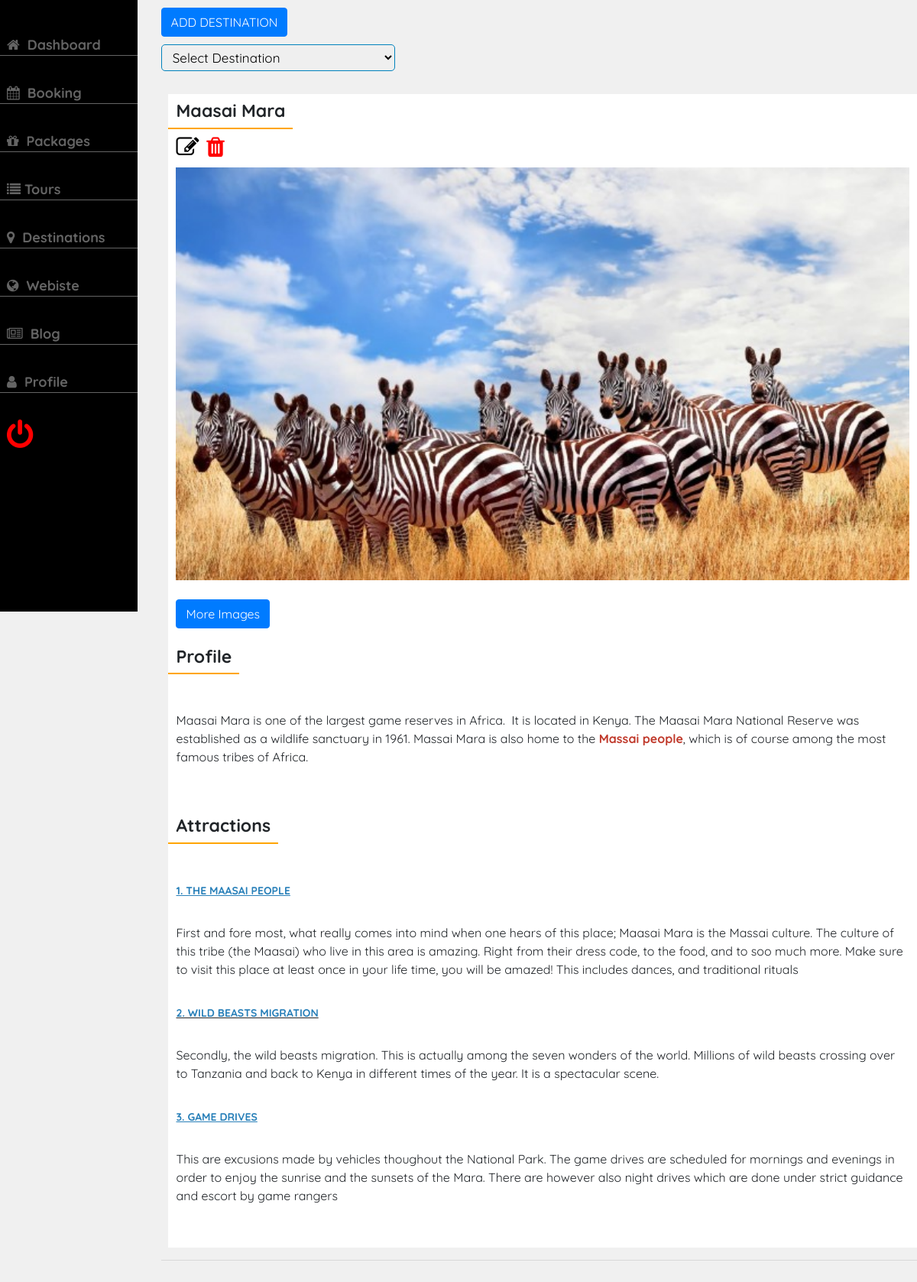
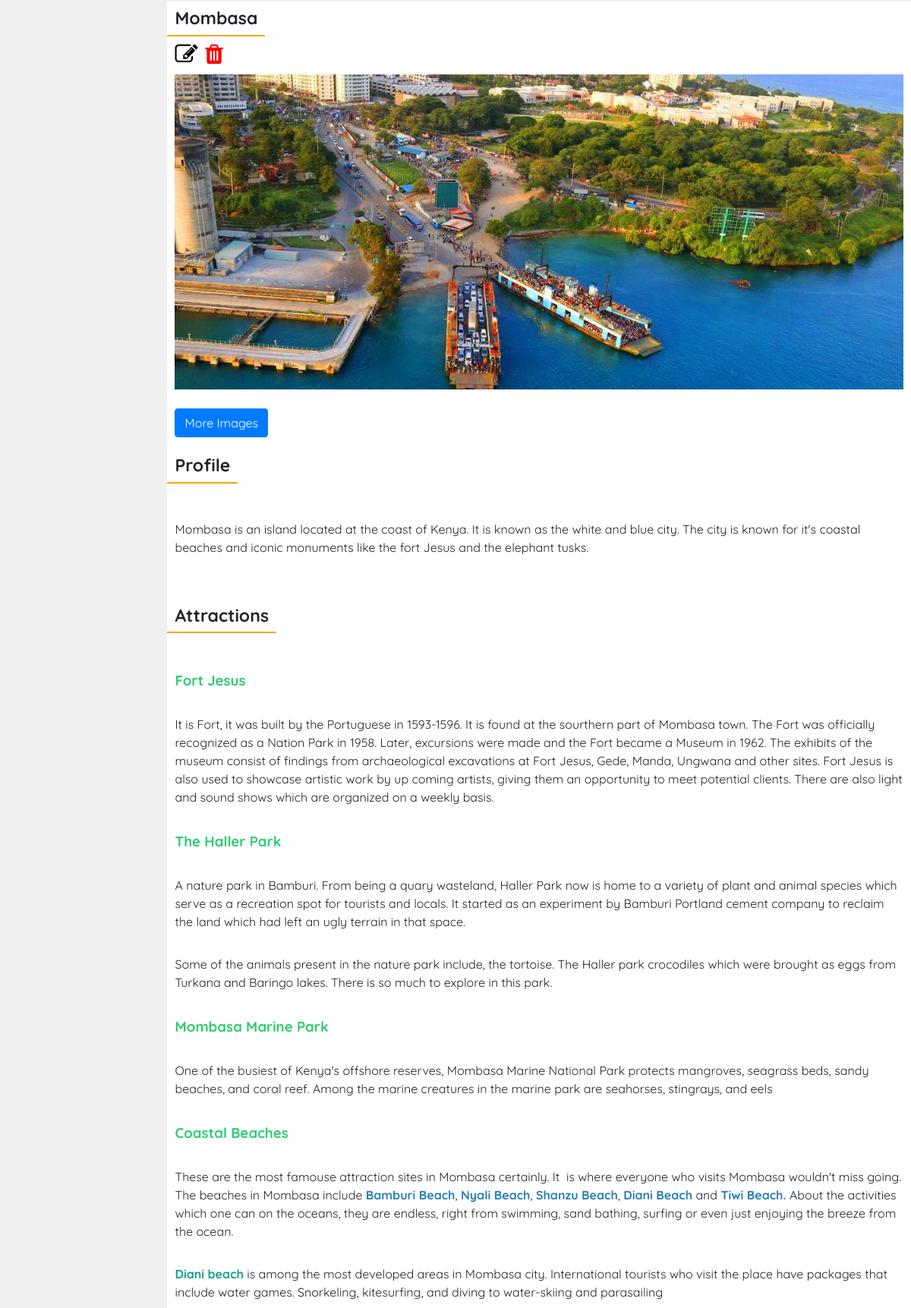
The page /mPanel/destination.php (signed in, upper part) on the database its author committed (2 pictures, top to bottom).
### tables this page shows
CREATE TABLE `destination_images` (
  `img_id` int(255) NOT NULL,
  `desti_id` int(255) NOT NULL,
  `image_name` varchar(255) NOT NULL,
  `image_createtime` datetime NOT NULL
);

CREATE TABLE `destinations` (
  `destination_id` int(255) NOT NULL,
  `destination_name` varchar(150) NOT NULL,
  `destination_profile` text NOT NULL,
  `destination_attraction` text NOT NULL,
  `destination_activities` text DEFAULT NULL
);

### mPanel/destination.php (the view, shortened to what this page needs)
<!DOCTYPE html>
<html lang="en">
<head>
  <link rel="stylesheet" href="https://cdn.jsdelivr.net/npm/bootstrap@4.3.1/dist/css/bootstrap.min.css">
    <link rel="stylesheet"href="namna/namna.css?v=<?php echo time();?>">
    <link rel="stylesheet" href="https://cdnjs.cloudflare.com/ajax/libs/font-awesome/4.7.0/css/font-awesome.min.css">
</head>
<body>
<div class="nav-bar">
    <ul>
    <li><a href="home.php"><i class="fa fa-home" aria-hidden="true" aria-hidden="true"></i> Dashboard</a></li>
        <li><a href="application.php"><i class="fa fa-calendar" aria-hidden="true" ></i> Booking</a></li>
        <li><a href="package.php"><i class="fa fa-gift" aria-hidden="true" aria-hidden="true"></i> Packages</a></li>
        <li><a href="tour.php"><i class="fa fa-list" aria-hidden="true" aria-hidden="true"></i>Tours</a></li>
        <li><a href="destination.php"><i class="fa fa-map-marker" aria-hidden="true" aria-hidden="true"></i> Destinations</a></li>
        <li class="main-menu"><a href="website.php"><i class="fa fa-globe" aria-hidden="true"></i> Webiste</a></li>
        <li class="main-menu"><a href="blog.php"><i class="fa fa-newspaper-o" aria-hidden="true"></i> Blog</a></li>
        <li><a href="profile.php"><i class="fa fa-user" aria-hidden="true" aria-hidden="true"></i> Profile</a></li>
        <li><form action="log.php"><button type="submit"name="logout"style="border:0;background-color:transparent"><i class="fa fa-power-off" aria-hidden="true"style="font-size:40px;color:red;"></i></button></form></li>
    </ul>
   </div>
   <div class="panel">
   <div class="top-bar">
                <button class="btn btn-primary"id="btn-add-dest">ADD DESTINATION</button>
            </div>
<form id="frmsearchdest">
<select name="searchdest" id="searchdest"style="margin-left:3%; width:30%;">
    <option value=""selected="true" disabled>Select Destination</option>
</select>
</form>
<div class="dest-table"id="dest-table-id">
<?php
            include('connect.php');
            $selectCat="select * from destination_images inner join destinations where destinations.destination_id=destination_images.desti_id group by desti_id ";
            $result=$conn->query($selectCat);
            while($row=mysqli_fetch_assoc($result)){
                $imageURL = '../uploads/'.$row["image_name"];
                ?>
            <div class="dest-blog">
                <table>
                        <tbody>
                            <tr>
                <td><h2><?php echo $row['destination_name'];?></h2></td>
                 <td><span><i class="fa fa-edit updt btn-update-dest" aria-hidden="true" style="font-size:30px;color:black;padding-left:10px;"></i></span><span><i class="fa fa-trash del btn-delete-dest" aria-hidden="true" style="font-size:30px;color:red"></i></span></td>
                <div class="img-cls">
                <td><?php echo "<img src='$imageURL'alt='No image found!'width='100%'height='auto'style='padding:10px 10px 10px 10px;'>";?></td>
                </div>
                                <td><span><button class="btn btn-primary button-more"style="margin-left:10px;margin-bottom:15px;margin-top:15px;">More Images</button></span></td>
                <td><h2>Profile</h2></td>
                <td><p><?php echo $row['destination_profile'];?></p></td>
                <td><h2>Attractions</h2></td>
                <td><p><?php echo $row['destination_attraction'];?></p></td>
                </tr>
                        </tbody>
                    </table>
            </div>
            <hr>
            <?php
        }
        ?>
</div>
</div>
</body>
</html>

### mPanel/namna/namna.css (style rules this page uses)
* { padding: 0; margin: 0; font-family: 'Quicksand', sans-serif; }
html { scroll-behavior: smooth; }
body { background-color: rgb(240,240,240); }
li { list-style: none; }
a { text-decoration: none; }
.nav-bar { float: left; width: 15%; background-color: #000; height: 100vh; float:left; position:fixed; }
.nav-bar ul { margin-top: 10px; }
.nav-bar a { color: rgb(100,100,100); font-size: 18px; transition: 0.5s ease-in-out; font-weight:bolder; text-decoration: none; }
.nav-bar .fa { margin-right:5px; }
.nav-bar li { padding-top: 35px; padding-left: 5%; border-bottom:1px solid rgb(100, 100, 100); }
.nav-bar li:last-child { border-bottom:0; }
.panel { float: left; width: 85%; margin-top: 30px; margin-left:15%; }
button { margin-bottom: 10px; }
table { margin-left:2%; background-color: #FFFFFF; margin-left:1%; }
.top-bar { margin-left:3%; margin-top:-20px; }
.package-table, #add-package-id, #add-dest-id,.dest-table { margin-left:3%; margin-top:20px; }
.del { margin-left:10%; cursor:pointer; }
.updt { cursor:pointer; }
#btn-add-package,#btn-add-slide, #add-pack-btn, #btn-add-dest, #shown-image { display:block; }
#dest-table-id table tbody td { text-align: left; display:block; }
.dest-blog h2 { padding: 8px 10px 8px 10px; border-bottom: 2px solid orange; width:fit-content; font-size: 23px; font-weight: bold; }
.dest-blog p { padding: 8px 10px 8px 10px; }
select { width:fit-content; padding-left: 1%; font-size: 17px; border-radius: 5px; height: 35px; border:1px solid rgb(0, 130, 189); }
.dest-blog .del { margin-left: 1%; }
.dest-blog table { padding:0px 8px 8px 8px; }
.img-cls { margin-top: 30px; margin-bottom:30px; box-shadow:0 4px 8px 0 rgba(0, 0, 0, 0.2), 0 6px 20px 0 rgba(0, 0, 0, 0.19); }
#application-form form input[type=text], select, input[type=number],input[type=email], input[type=date] { width:80%; }

### rows shown on the page
destination_images: destinations.destination_name "Maasai Mara", image_name (picture), destinations.destination_profile "Maasai Mara is one of the largest game reserves in Africa. It is located in Kenya. The Maasai Mara National Reserve was established as a wildlife sanctuary in 1961. Massai Mara is also home to the Massai people , which is of course among the most famous tribes of Africa.", destinations.destination_attraction "1. THE MAASAI PEOPLE First and fore most, what really comes into mind when one hears of this place; Maasai Mara is the Massai culture. The culture of this tribe (the Maasai) who live in this area is amazing. Right from their dress code, to the food, and to soo much more. Make sure to visit this place at least once in your life time, you will be amazed! This includes dances, and traditional rituals 2. WILD BEASTS MIGRATION Secondly, the wild beasts migration. This is actually among the seven wonders of the world. Millions of wild beasts crossing over to Tanzania and back to Kenya in different times of the year. It is a spectacular scene. 3. GAME DRIVES This are excusions made by vehicles…"
destination_images: destinations.destination_name "Mombasa", image_name (picture), destinations.destination_profile "Mombasa is an island located at the coast of Kenya. It is known as the white and blue city. The city is known for it's coastal beaches and iconic monuments like the fort Jesus and the elephant tusks.", destinations.destination_attraction "Fort Jesus It is Fort, it was built by the Portuguese in 1593-1596. It is found at the sourthern part of Mombasa town. The Fort was officially recognized as a Nation Park in 1958. Later, excursions were made and the Fort became a Museum in 1962. The exhibits of the museum consist of findings from archaeological excavations at Fort Jesus, Gede, Manda, Ungwana and other sites. Fort Jesus is also used to showcase artistic work by up coming artists, giving them an opportunity to meet potential clients. There are also light and sound shows which are organized on a weekly basis. The Haller Park A nature park in Bamburi. From being a quary wasteland, Haller Park now is home to a variety of plant…"
